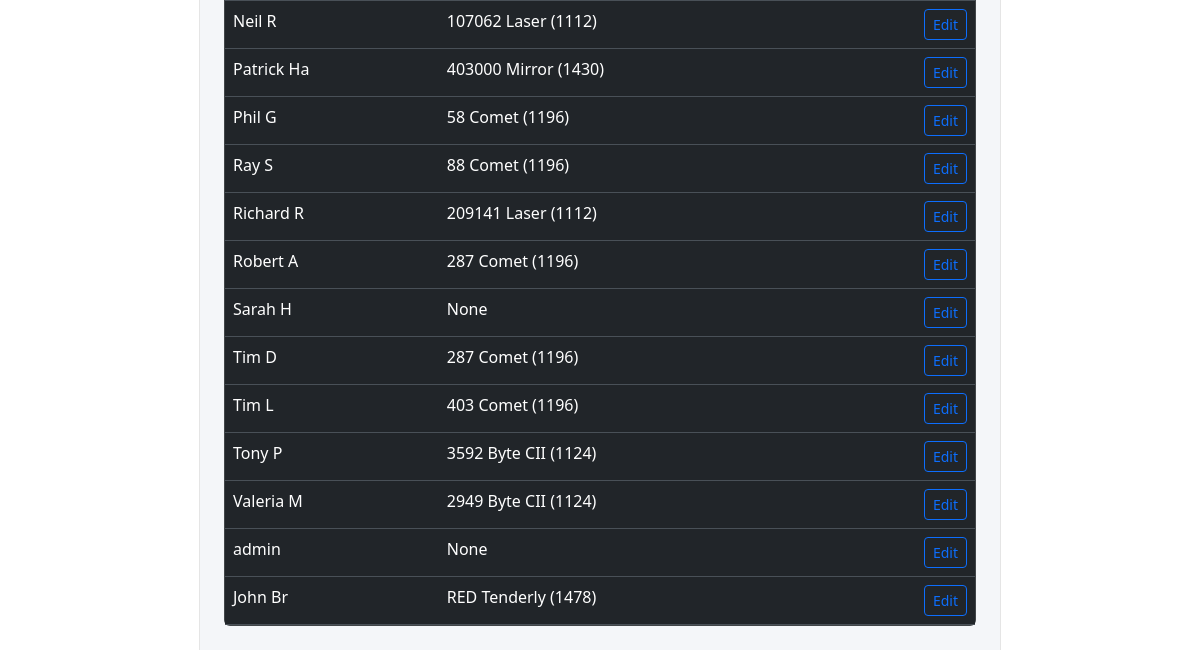
Page /members/members/ (lower part) on the earlier database version.
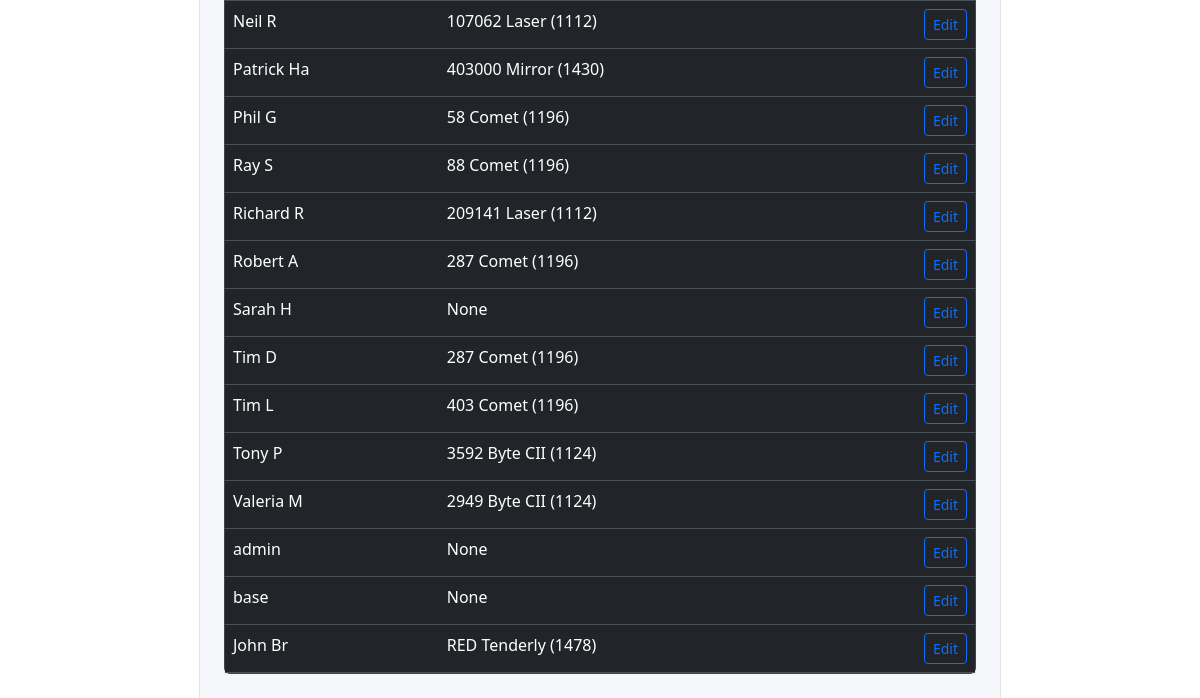
Same page on the later database version.
### members/models.py (models this page shows, shortened)
class Member(AbstractUser):
    username = models.CharField(
        max_length=150,
        unique=True,
        null=True,
        blank=True,
        verbose_name="Alias"
    )
    email = models.EmailField(
        unique=True,
        verbose_name="Email Address"
    )
    full_name = models.CharField(
        max_length=255,
        blank=True,
        help_text="Full name as an alternative to first and last name"
    )
    email_verified = models.BooleanField(
        default=False,
        help_text="Designates whether the user's email has been verified"
    )
    default_boat = models.ForeignKey(
        "races.RegisteredBoat",
        on_delete=models.SET_NULL,
        null=True,
        blank=True,
        related_name="default_for_members",
    )
    USERNAME_FIELD = "email"
    REQUIRED_FIELDS = ["username"]
    def get_full_name(self):
        if self.full_name:
            return self.full_name
        return f"{self.first_name} {self.last_name}".strip()

### races/models.py (models this page shows)
class RegisteredBoat(models.Model):
    sail_number = models.CharField(max_length=20)
    boat_type = models.ForeignKey(BoatType,on_delete=models.CASCADE)
    def __str__(self):
        return f'{self.sail_number} {self.boat_type}'

class BoatType(models.Model):
    name = models.CharField(max_length=100)
    description = models.CharField(max_length=255, blank=True)
    py = models.IntegerField(
        "Portsmouth Yardstick",
        validators=[
            MinValueValidator(1000),
            MaxValueValidator(2000),
        ],
    )
    def __str__(self):
        return f'{self.name} ({self.py})'

### members/views.py (the view, shortened to what this page needs)
# urls.py: path("members/", MemberListView.as_view(), name="member-list"),
class MemberListView(ListView):
    model = Member
    template_name = "members/member_list.html"
    context_object_name = "members"
    ordering = ["email"]
    paginate_by = 50   # ⭐ number per page
    def get_queryset(self):
        qs = super().get_queryset()
        search = self.request.GET.get("q")
        return qs

### csc_manager/context_processors.py (called while the page is built)
def template_settings(request):
    return {
        name: getattr(settings, name)
        for name in getattr(settings, "TEMPLATE_VISIBLE_SETTINGS", [])
    }

### members/templates/members/member_list.html (shortened to what this page needs)
{% extends "base.html" %}
{% block content %}
<div class="card">
    <div class="table-responsive">
        <table class="table table-hover mb-0">
            <tbody>
                {% for member in members %}
                <tr>
                    <td>{{ member.username }}</td>
                    <td>{{ member.default_boat }}</td>
                    <td class="text-end">
                        <a href="{% url 'member-edit' member.pk %}"
                           class="btn btn-sm btn-outline-primary">
                            Edit
                        </a>
                    </td>
                </tr>
                {% empty %}
                <tr>
                    <td colspan="5" class="text-center text-muted">
                        No members yet.
                    </td>
                </tr>
                {% endfor %}
            </tbody>
        </table>
    </div>
</div>
{% endblock %}

Differences in the rows shown:
added Member: username "base", default_boat "None"
